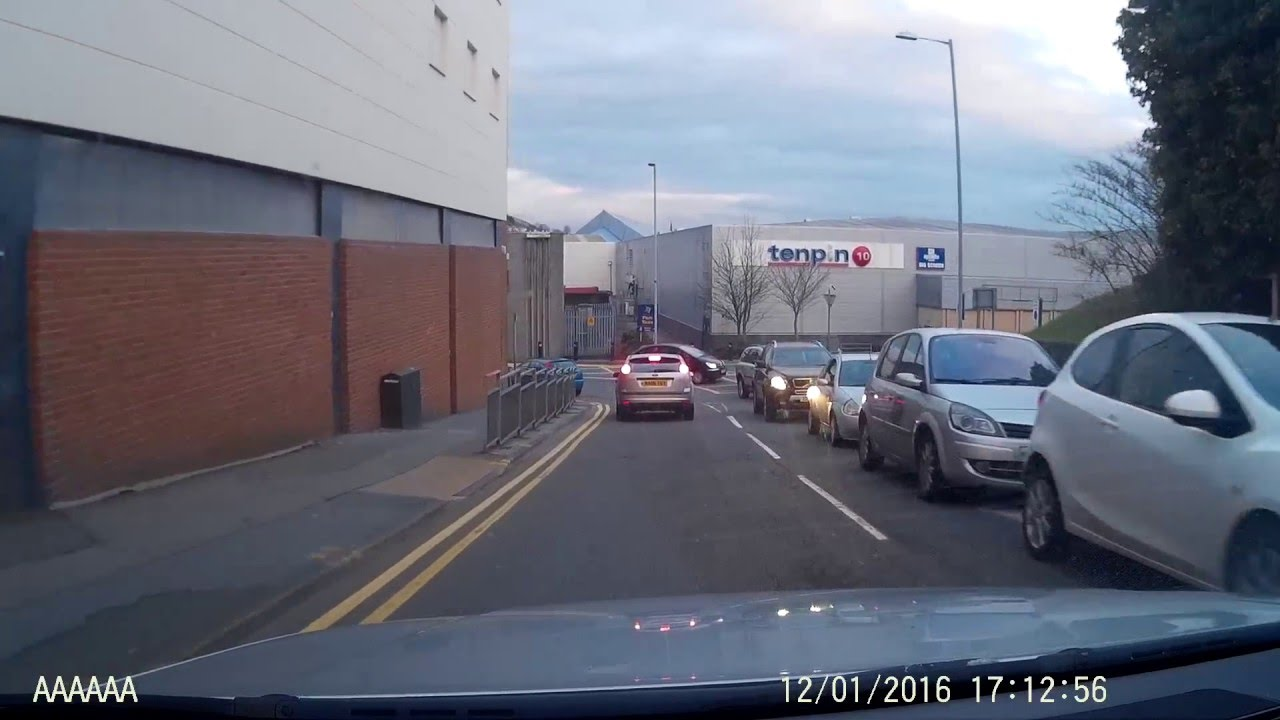
#> input picture GoPiGo/test.jpg, 1280 x 720 px
$ python -i lane_detection2.py   (imports and definitions only)   (older library calls are emulated)
#> lines starting #> are read from the running program, lines starting #| are printed output that depends on the picture; after the words box and inside, x2 and y2 are one past the last pixel; in counts of white or black regions, pixels touching at a corner belong together
#!/usr/bin/env python
# coding: utf-8

# In[1]:


from easygopigo3 import EasyGoPiGo3
# [1 line that did not run here, left out]
initial_speed = 50
import numpy as np
import cv2 as cv
import matplotlib.pyplot as plt
import matplotlib.image as mpimg
from IPython.display import Image
import math
import pickle
import io
import os
import glob
import time


# In[15]:


def grayscale(img):
    """Applies the Grayscale transform
    This will return an image with only one color channel
    but NOTE: to see the returned image as grayscale
    (assuming your grayscaled image is called 'gray')
    you should call plt.imshow(gray, cmap='gray')"""
    return cv.cvtColor(img, cv.COLOR_BGR2GRAY)
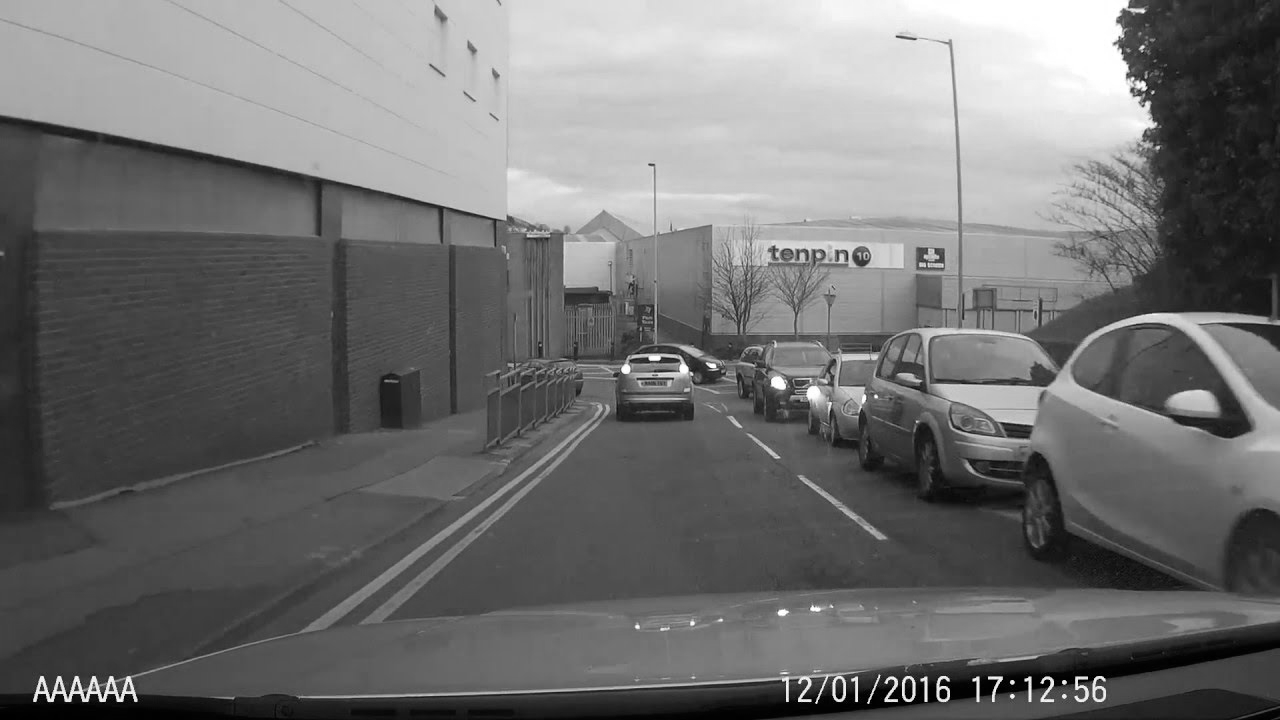
#> returned value: shape (720, 1280); min 0, max 255, mean 112.6
    # Or use BGR2GRAY if you read an image with cv2.imread()
    # return cv2.cvtColor(img, cv2.COLOR_BGR2GRAY)

def sobel_filter(img, orient='x', thresh=(0,255)):
    start_time = time.time()
    gray = cv.cvtColor(img, cv.COLOR_RGB2GRAY)

    if orient == 'x':
        abs_sobel = np.absolute(cv.Sobel(gray, cv.CV_64F, 1, 0))
    if orient == 'y':
        abs_sobel = np.absolute(cv.Sobel(gray, cv.CV_64F, 0, 1))

    scaled_sobel = np.uint8(255 * abs_sobel / np.max(abs_sobel))

    binary_output = np.zeros_like(scaled_sobel)

    binary_output[(scaled_sobel >= thresh[0]) & (scaled_sobel <= thresh[1])] = 1
    print(time.time() - start_time)

    return binary_output

def canny(img, low_threshold, high_threshold):
    """Applies the Canny transform"""
    return cv.Canny(img, low_threshold, high_threshold)

def gaussian_blur(img, kernel_size):
    """Applies a Gaussian Noise kernel"""
    return cv.GaussianBlur(img, (kernel_size, kernel_size), 0)

def region_of_interest(img, vertices):
    """
    Applies an image mask.

    Only keeps the region of the image defined by the polygon
    formed from `vertices`. The rest of the image is set to black.
    """
    #defining a blank mask to start with
    mask = np.zeros_like(img)

    #defining a 3 channel or 1 channel color to fill the mask with depending on the input image
    if len(img.shape) > 2:
        channel_count = img.shape[2]  # i.e. 3 or 4 depending on your image
        ignore_mask_color = (255,) * channel_count
    else:
        ignore_mask_color = 255

    #filling pixels inside the polygon defined by "vertices" with the fill color
    cv.fillPoly(mask, vertices, ignore_mask_color)

    #returning the image only where mask pixels are nonzero
    masked_image = cv.bitwise_and(img, mask)
    return masked_image

#used below
def get_slope(x1,y1,x2,y2):
    return (y2-y1)/(x2-x1)

#thick red lines
# [119 lines left out: functions draw_lines, hough_lines, weighted_img, not called in this run]


# In[16]:


def process_image(image):

    global first_frame

    gray_image = grayscale(image)
    img_hsv = cv.cvtColor(image, cv.COLOR_RGB2HSV)
#> img_hsv: shape (720, 1280, 3); mean H, S, V 105.4, 61.2, 125.8
    #hsv = [hue, saturation, value]
    #more accurate range for yellow since it is not strictly black, white, r, g, or b

    lower_yellow = np.array([20, 100, 100], dtype = "uint8")
    upper_yellow = np.array([30, 255, 255], dtype="uint8")

    mask_yellow = cv.inRange(img_hsv, lower_yellow, upper_yellow)
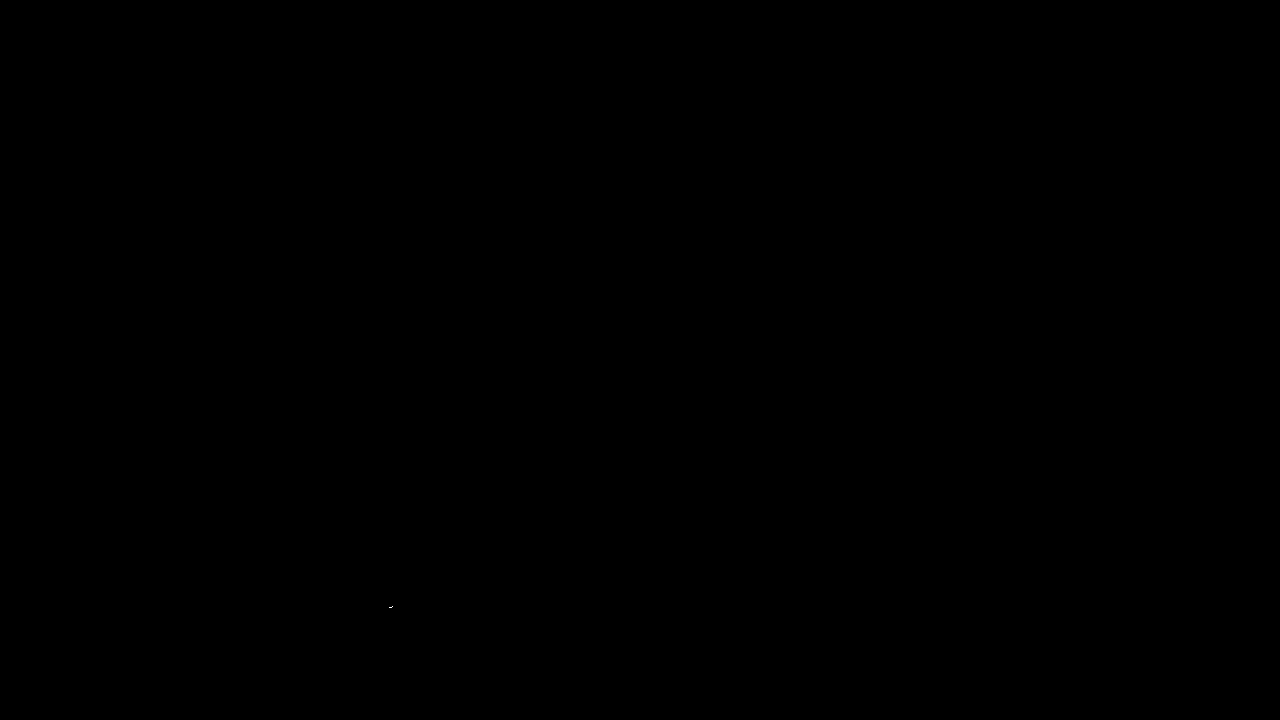
#> mask_yellow: shape (720, 1280); 0% white in thin lines or dots, all inside (x1, y1, x2, y2) = (389, 606, 393, 608)
    mask_white = cv.inRange(gray_image, 200, 255)
#> mask_white: shape (720, 1280); 12.2% white; 322 white regions (270 under 20 px), largest, box (x1, y1, x2, y2) and area: (445, 0, 1157, 202) 92733, (505, 160, 655, 225) 5872, (656, 165, 835, 219) 4836
    mask_yw = cv.bitwise_or(mask_white, mask_yellow)
    mask_yw_image = cv.bitwise_and(gray_image, mask_yw)

    kernel_size = 5
    gauss_gray = gaussian_blur(mask_yw_image,kernel_size)

    #same as quiz values
    low_threshold = 50
    high_threshold = 150
    canny_edges = sobel_filter(image, thresh=(20,110))
#> canny_edges: shape (720, 1280); values 0 (black) and 1 (white), 4% white in thin lines or dots

    imshape = image.shape
#> imshape = (720, 1280, 3)
    lower_left = [imshape[1]/9,imshape[0]]
#> lower_left = [142.2, 720]
    lower_right = [imshape[1]-imshape[1]/9,imshape[0]]
#> lower_right = [1137.8, 720]
    top_left = [imshape[1]/2-imshape[1]/8,imshape[0]/2+imshape[0]/10]
#> top_left = [480, 432]
    top_right = [imshape[1]/2+imshape[1]/8,imshape[0]/2+imshape[0]/10]
#> top_right = [800, 432]
    vertices = [np.array([lower_left,top_left,top_right,lower_right],dtype=np.int32)]
    roi_image = region_of_interest(canny_edges, vertices)
#> in region_of_interest, `cv.fillPoly(mask, vertices, ignore_mask_color)`:
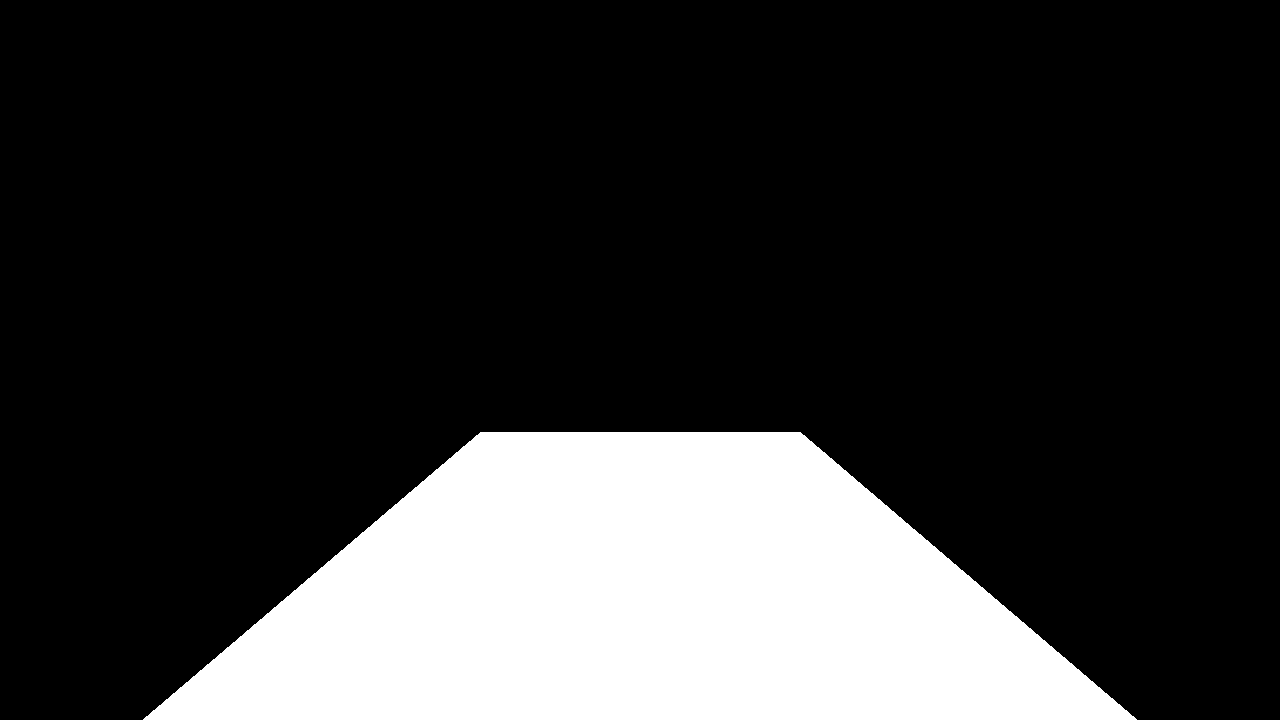
#> mask: shape (720, 1280); 20.6% white; 1 white region, box (x1, y1, x2, y2) and area: (143, 432, 1137, 720) 189413
#> in region_of_interest, `masked_image = cv.bitwise_and(img, mask)`:
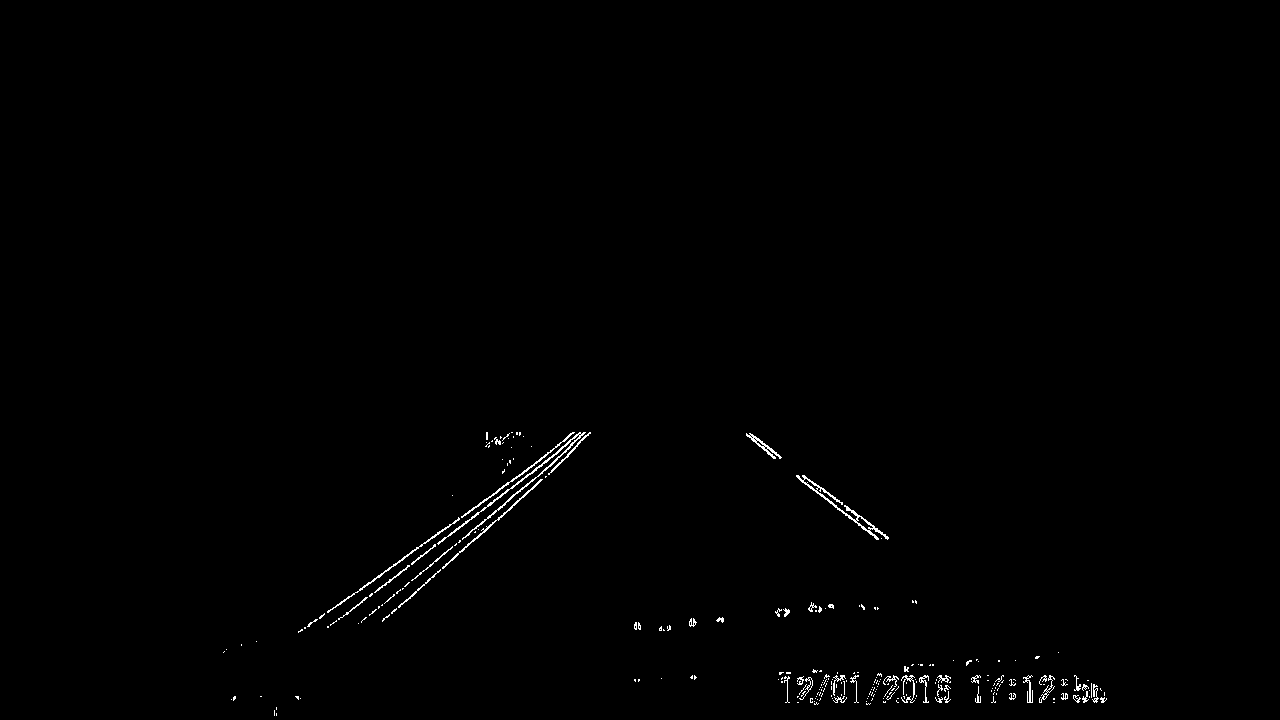
#> masked_image: shape (720, 1280); values 0 (black) and 1 (white), 0.56% white in thin lines or dots, all inside (x1, y1, x2, y2) = (223, 432, 1107, 716)


    return roi_image

# In[19]:


# [28 lines left out: function warp_image, not called in this run]


# In[22]:
window_search = True

# [138 lines left out: functions track_lanes_initialize, track_lanes_update, not called in this run]


# In[25]:


# [1 line not run here, left out]
frame_count=0

# In[26]:


# A function to get quadratic polynomial output
def get_val(y,poly_coeff):
    return poly_coeff[0]*y**2+poly_coeff[1]*y+poly_coeff[2]


# In[27]:


# [157 lines left out: functions lane_fill_poly, measure_curve, vehicle_offset, img_pipeline, not called in this run]

# In[39]:


# [14 lines not run here, left out]

>>> import cv2
>>> picture = cv2.cvtColor(cv2.imread('test.jpg'), cv2.COLOR_BGR2RGB)
>>> result = process_image(picture)

$ run again, on GoPiGo/cali2.jpg
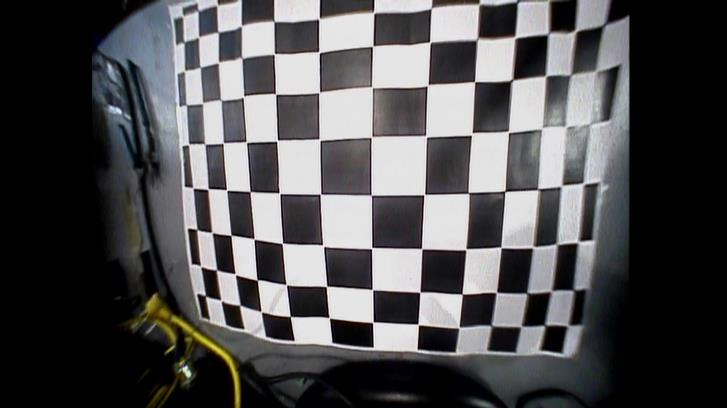
#> input picture GoPiGo/cali2.jpg, 727 x 408 px
#> img_hsv: shape (408, 727, 3); mean H, S, V 66.7, 30, 82.8
#> in process_image, `mask_yellow = cv.inRange(img_hsv, lower_yellow, upper_yellow)`:
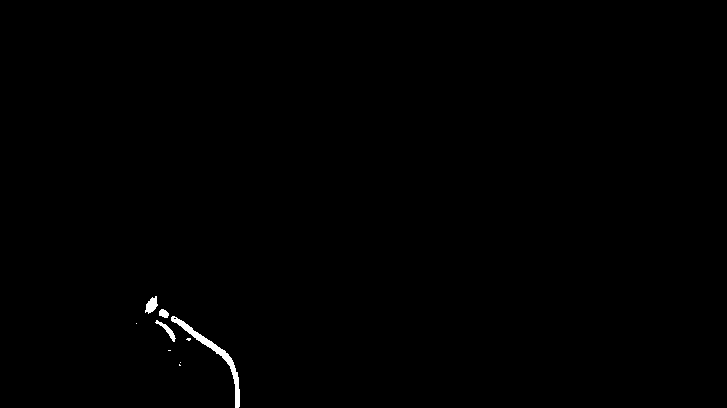
#> mask_yellow: shape (408, 727); 0.35% white; 9 white regions (5 under 20 px), largest, box (x1, y1, x2, y2) and area: (171, 316, 240, 408) 690, (145, 296, 158, 314) 139, (155, 320, 176, 342) 116, (159, 309, 169, 318) 66
#> mask_white: shape (408, 727); 20.2% white; 69 white regions (57 under 20 px), largest, box (x1, y1, x2, y2) and area: (173, 0, 593, 353) 54063, (475, 3, 548, 82) 1952, (502, 191, 556, 250) 1416
#> canny_edges: shape (408, 727); values 0 (black) and 1 (white), 8.2% white; 675 white regions (560 under 20 px), largest, box (x1, y1, x2, y2) and area: (102, 58, 164, 171) 2248, (167, 5, 215, 325) 1265, (166, 305, 242, 408) 1079
#> mask: shape (408, 727); 20.7% white; 1 white region, box (x1, y1, x2, y2) and area: (81, 244, 646, 408) 61364
#> in region_of_interest, `masked_image = cv.bitwise_and(img, mask)`:
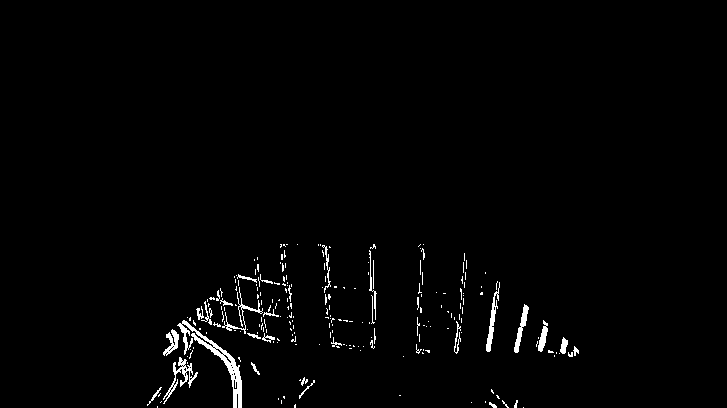
#> masked_image: shape (408, 727); values 0 (black) and 1 (white), 1.6% white; 228 white regions (194 under 20 px), largest, box (x1, y1, x2, y2) and area: (177, 320, 242, 408) 969, (163, 357, 198, 404) 361, (486, 282, 500, 352) 276
